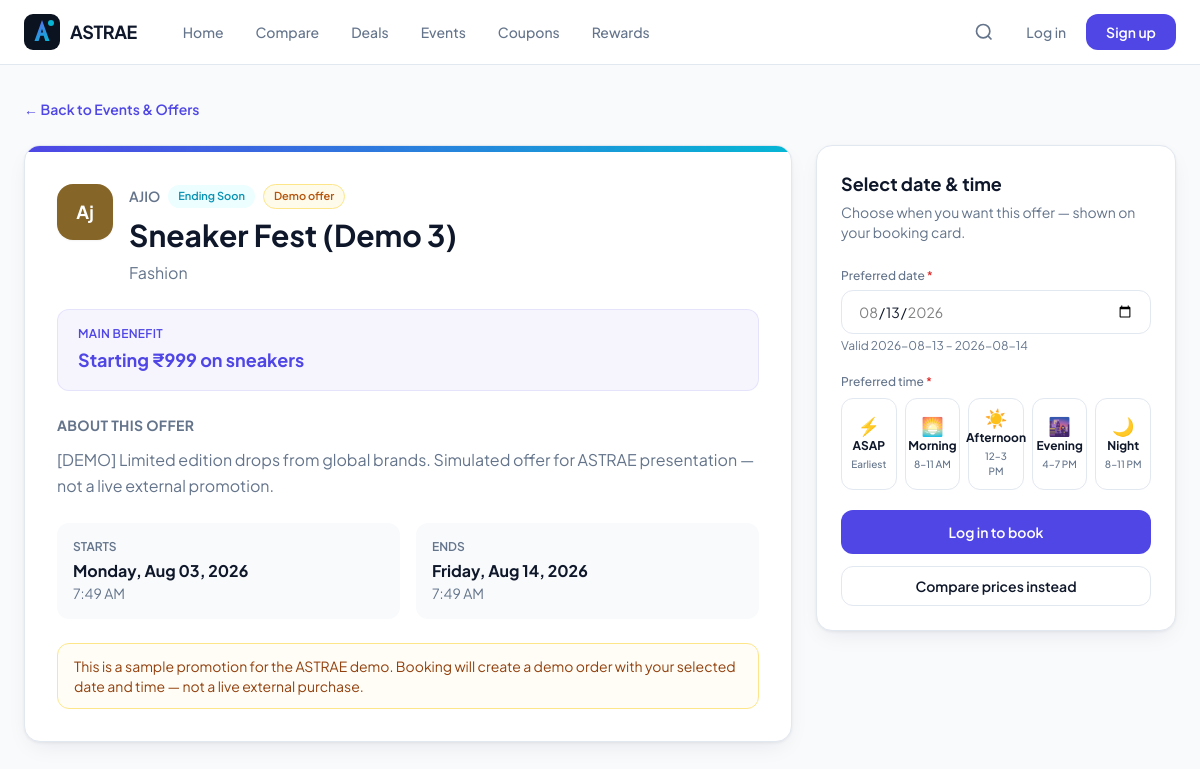
The app's page /ASTRAEUser/events/3/ with its own data.
### ASTRAEUser/models.py (models this page shows, shortened)
class PlatformEvent(models.Model):
    platform = models.ForeignKey(Platform, on_delete=models.CASCADE, related_name='events', null=True, blank=True)
    platform_name = models.CharField(max_length=100)
    category = models.CharField(max_length=50)
    title = models.CharField(max_length=255)
    description = models.TextField(blank=True, default='')
    main_benefit = models.CharField(max_length=150, help_text='Primary discount or benefit headline')
    starts_at = models.DateTimeField()
    ends_at = models.DateTimeField()
    event_type = models.CharField(max_length=30, default='live_offer', choices=[
        ('festival', 'Festival Sale'),
        ('flash_sale', 'Flash Sale'),
        ('live_offer', 'Live Offer'),
        ('platform_offer', 'Platform Offer'),
        ('upcoming', 'Upcoming Event'),
    ])
    is_active = models.BooleanField(default=True)
    is_demo = models.BooleanField(default=True, help_text='Sample event for demo/presentation')
    created_at = models.DateTimeField(auto_now_add=True)
    class Meta:
        indexes = [
            models.Index(fields=['platform_name', 'is_active']),
            models.Index(fields=['category']),
            models.Index(fields=['starts_at']),
            models.Index(fields=['ends_at']),
        ]
        verbose_name = 'Platform event'
        verbose_name_plural = 'Platform events'
    @property
    def status_label(self):
        now = timezone.now()
        if now < self.starts_at:
            return 'upcoming'
        if now > self.ends_at:
            return 'ended'
        days_left = (self.ends_at - now).days
        if days_left <= 3:
            return 'ending_soon'
        return 'live'

### ASTRAEUser/views.py (the view)
# urls.py: path('events/<int:event_id>/', views.event_detail, name='event_detail'),
def event_detail(request, event_id):
    event = get_object_or_404(PlatformEvent, pk=event_id, is_active=True)
    color, initial = PLATFORM_COLORS.get(event.platform_name, ('#4F46E5', event.platform_name[:2]))
    event.logo_color = color
    event.logo_initial = initial
    default_date = get_default_booking_date(event)
    min_date, max_date = get_event_date_bounds(event)
    preselected_slot = request.GET.get('time_slot', '')
    context = {
        'event': event,
        'slot_cards': TIME_SLOT_CARDS,
        'default_date': default_date.isoformat(),
        'min_date': min_date,
        'max_date': max_date,
        'preselected_slot': preselected_slot,
        'preselected_date': request.GET.get('scheduled_date', default_date.isoformat()),
        'unread_notifications': get_unread_count(request.user),
    }
    return render(request, 'User/userevent_detail.html', context)

### ASTRAEUser/services/booking_service.py (called while the page is built)
def get_default_booking_date(event=None):
    today = timezone.localdate()
    if not event:
        return today
    event_start = timezone.localtime(event.starts_at).date()
    event_end = timezone.localtime(event.ends_at).date()
    if today < event_start:
        return event_start
    if today > event_end:
        return event_end
    return today

def get_event_date_bounds(event):
    if not event:
        today = timezone.localdate()
        return today.isoformat(), (today + timedelta(days=30)).isoformat()
    start = timezone.localtime(event.starts_at).date()
    end = timezone.localtime(event.ends_at).date()
    today = timezone.localdate()
    min_date = max(start, today) if start >= today else today
    if min_date > end:
        min_date = start
    return min_date.isoformat(), end.isoformat()

### ASTRAEUser/services/notification_service.py (called while the page is built)
def get_unread_count(user) -> int:
    if not user.is_authenticated:
        return 0
    return Notification.objects.filter(user=user, is_read=False).count()

### Templates/User/userevent_detail.html (shortened to what this page needs)
{% extends 'User/base_user.html' %}
{% block content %}
<div class="mb-6">
  <a href="{% url 'userevents' %}" class="text-sm text-indigo font-semibold hover:underline">← Back to Events & Offers</a>
</div>
<div class="grid gap-6 lg:grid-cols-[1fr_360px]">
  <div class="space-y-6">
    <div class="astrae-card overflow-hidden" data-offer-card>
      <div class="h-1.5 bg-gradient-to-r from-indigo to-cyan"></div>
      <div class="p-6 sm:p-8">
        <div class="flex items-start gap-4">
          <span class="grid size-14 shrink-0 place-items-center rounded-2xl text-lg font-bold text-white shadow-sm" style="background-color: {{ event.logo_color }};">
            {{ event.logo_initial }}
          </span>
          <div class="min-w-0 flex-1">
            <div class="flex flex-wrap items-center gap-2">
              <span class="text-sm font-semibold text-muted uppercase">{{ event.platform_name }}</span>
              {% if event.status_label == 'upcoming' %}
              <span class="badge bg-slate-100 text-muted">Upcoming</span>
              {% elif event.status_label == 'live' %}
              <span class="badge badge-success">Live Now</span>
              {% elif event.status_label == 'ending_soon' %}
              <span class="badge badge-cyan">Ending Soon</span>
              {% endif %}
              {% if event.is_demo %}
              <span class="badge bg-amber-50 text-amber-700 border border-amber-200">Demo offer</span>
              {% endif %}
            </div>
            <h1 class="mt-2 text-2xl sm:text-3xl font-bold leading-tight">{{ event.title }}</h1>
            <p class="mt-2 text-muted capitalize">{{ event.category }}</p>
          </div>
        </div>
        <div class="mt-6 rounded-xl bg-indigo/5 border border-indigo/10 px-5 py-4">
          <p class="text-xs font-semibold uppercase tracking-wide text-indigo">Main benefit</p>
          <p class="mt-1 text-lg font-bold text-indigo">{{ event.main_benefit }}</p>
        </div>
        <div class="mt-6">
          <h2 class="text-sm font-bold uppercase tracking-wide text-muted">About this offer</h2>
          <p class="mt-3 text-muted leading-relaxed">{{ event.description }}</p>
        </div>
        <div class="mt-6 grid gap-4 sm:grid-cols-2">
          <div class="rounded-xl bg-slate-50 p-4">
            <p class="text-xs font-semibold text-muted uppercase">Starts</p>
            <p class="mt-1 font-bold">{{ event.starts_at|date:"l, M d, Y" }}</p>
            <p class="text-sm text-muted">{{ event.starts_at|date:"g:i A" }}</p>
          </div>
          <div class="rounded-xl bg-slate-50 p-4">
            <p class="text-xs font-semibold text-muted uppercase">Ends</p>
            <p class="mt-1 font-bold">{{ event.ends_at|date:"l, M d, Y" }}</p>
            <p class="text-sm text-muted">{{ event.ends_at|date:"g:i A" }}</p>
          </div>
        </div>
        {% if event.is_demo %}
        <div class="mt-6 rounded-xl border border-amber-200 bg-amber-50/50 px-4 py-3 text-sm text-amber-800">
          This is a sample promotion for the ASTRAE demo. Booking will create a demo order with your selected date and time — not a live external purchase.
        </div>
        {% endif %}
      </div>
    </div>
  </div>
  <aside class="lg:sticky lg:top-24 h-fit">
    <div class="astrae-card p-6" data-offer-card>
      <h2 class="font-bold text-lg">Select date & time</h2>
      <p class="mt-1 text-sm text-muted">Choose when you want this offer — shown on your booking card.</p>
      <form id="event-schedule-form" action="{% url 'book_offer' %}" method="GET" class="mt-5 space-y-5">
        <div>
          <label for="scheduled_date" class="text-xs font-medium text-muted">Preferred date <span class="text-destructive">*</span></label>
          <input type="date" id="scheduled_date" name="scheduled_date" required
                 value="{{ preselected_date }}"
                 min="{{ min_date }}" max="{{ max_date }}"
                 class="astrae-input !h-11 mt-1 w-full">
          <p class="text-xs text-muted mt-1">Valid {{ min_date }} – {{ max_date }}</p>
        </div>
        <div>
          <p class="text-xs font-medium text-muted mb-2">Preferred time <span class="text-destructive">*</span></p>
          {% include 'includes/time_slot_picker.html' with slot_cards=slot_cards selected=preselected_slot show_summary=True %}
        </div>
        {% if user.is_authenticated %}
        <button type="submit" class="btn-primary w-full !h-11">Continue to book</button>
        {% else %}
        <a href="{% url 'loginn' %}" class="btn-primary w-full !h-11 inline-flex items-center justify-center">Log in to book</a>
        {% endif %}
      </form>
      <a href="{% url 'usersearch' %}?category={{ event.category }}&q2={{ event.platform_name|urlencode }}" class="btn-secondary w-full mt-3 !h-10 inline-flex items-center justify-center">
        Compare prices instead
      </a>
    </div>
  </aside>
</div>
{% endblock %}

### static/css/astrae.css (style rules this page uses)
:root { --navy: #0B1220; --navy-light: #0F172A; --indigo: #4F46E5; --indigo-light: #6366F1; --purple: #7C3AED; --cyan: #06B6D4; --cyan-light: #22D3EE; --bg: #F8FAFC; --surface: #FFFFFF; --border: #E2E8F0; --text: #0F172A; --muted: #64748B; --success: #059669; --warning: #D97706; --danger: #DC2626; --radius: 12px; --radius-lg: 16px; --shadow: 0 1px 3px rgba(15, 23, 42, 0.06), 0 8px 24px -8px rgba(15, 23, 42, 0.1); --shadow-lg: 0 4px 6px rgba(15, 23, 42, 0.05), 0 20px 40px -12px rgba(79, 70, 229, 0.15); }
* { box-sizing: border-box; }
body { font-family: 'Plus Jakarta Sans', system-ui, sans-serif; background: var(--bg); color: var(--text); -webkit-font-smoothing: antialiased; }
.astrae-card { background: var(--surface); border: 1px solid var(--border); border-radius: var(--radius-lg); box-shadow: var(--shadow); transition: box-shadow 0.2s, transform 0.2s, border-color 0.2s; }
.btn-primary { display: inline-flex; align-items: center; justify-content: center; gap: 0.5rem; height: 2.75rem; padding: 0 1.25rem; background: var(--indigo); color: #fff; font-size: 0.875rem; font-weight: 600; border-radius: var(--radius); border: none; cursor: pointer; transition: background 0.15s, transform 0.1s; }
.btn-secondary { display: inline-flex; align-items: center; justify-content: center; gap: 0.5rem; height: 2.75rem; padding: 0 1.25rem; background: var(--surface); color: var(--text); font-size: 0.875rem; font-weight: 600; border: 1px solid var(--border); border-radius: var(--radius); transition: background 0.15s, border-color 0.15s; }
.badge { display: inline-flex; align-items: center; padding: 0.2rem 0.625rem; font-size: 0.6875rem; font-weight: 600; border-radius: 999px; }
.badge-cyan { background: #ECFEFF; color: #0891B2; }
.astrae-input { width: 100%; height: 2.75rem; padding: 0 1rem; background: var(--surface); border: 1px solid var(--border); border-radius: var(--radius); font-size: 0.875rem; color: var(--text); transition: border-color 0.15s, box-shadow 0.15s; }

### records on screen
PlatformEvent: logo_initial "Aj", platform_name "AJIO", title "Sneaker Fest (Demo 3)", category "Fashion", main_benefit "Starting ₹999 on sneakers", description "[DEMO] Limited edition drops from global brands. Simulated offer for ASTRAE presentation — not a live external promotion.", starts_at "Monday, Aug 03, 2026", starts_at "7:49 AM", ends_at "Friday, Aug 14, 2026", ends_at "7:49 AM"

### other values on screen
{{ min_date }} "2026-08-13"
{{ max_date }} "2026-08-14"
{{ slot.icon }} "⚡" "🌅" "☀️" "🌆" "🌙"
{{ slot.label }} "ASAP" "Morning" "Afternoon" "Evening" "Night"
{{ slot.range }} "Earliest" "8–11 AM" "12–3 PM" "4–7 PM" "8–11 PM"
